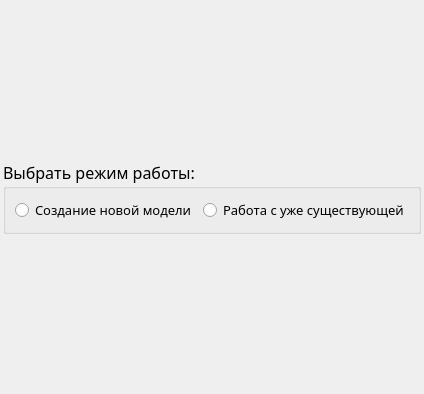
<?xml version="1.0" encoding="UTF-8"?>
<ui version="4.0">
 <class>PageSandbox</class>
 <widget class="QWidget" name="PageSandbox">
  <property name="geometry">
   <rect>
    <x>0</x>
    <y>0</y>
    <width>400</width>
    <height>394</height>
   </rect>
  </property>
  <property name="font">
   <font>
    <family>Segoe UI Light</family>
    <pointsize>12</pointsize>
   </font>
  </property>
  <property name="windowTitle">
   <string>Песочница</string>
  </property>
  <layout class="QVBoxLayout" name="verticalLayout">
   <property name="spacing">
    <number>4</number>
   </property>
   <property name="leftMargin">
    <number>3</number>
   </property>
   <property name="topMargin">
    <number>3</number>
   </property>
   <property name="rightMargin">
    <number>3</number>
   </property>
   <property name="bottomMargin">
    <number>3</number>
   </property>
   <item>
    <widget class="QGroupBox" name="selectModeGroupBox">
     <property name="sizePolicy">
      <sizepolicy hsizetype="Preferred" vsizetype="Maximum">
       <horstretch>0</horstretch>
       <verstretch>0</verstretch>
      </sizepolicy>
     </property>
     <property name="title">
      <string>Выбрать режим работы:</string>
     </property>
     <layout class="QHBoxLayout" name="horizontalLayout">
      <item>
       <widget class="QRadioButton" name="newModelRadioButton">
        <property name="sizePolicy">
         <sizepolicy hsizetype="Expanding" vsizetype="Fixed">
          <horstretch>0</horstretch>
          <verstretch>0</verstretch>
         </sizepolicy>
        </property>
        <property name="font">
         <font>
          <family>Segoe UI Light</family>
          <pointsize>10</pointsize>
         </font>
        </property>
        <property name="text">
         <string>Создание новой модели</string>
        </property>
       </widget>
      </item>
      <item>
       <widget class="QRadioButton" name="existingModelRadioButton">
        <property name="font">
         <font>
          <family>Segoe UI Light</family>
          <pointsize>10</pointsize>
         </font>
        </property>
        <property name="text">
         <string>Работа с уже существующей</string>
        </property>
       </widget>
      </item>
     </layout>
    </widget>
   </item>
  </layout>
 </widget>
 <resources/>
 <connections/>
</ui>
